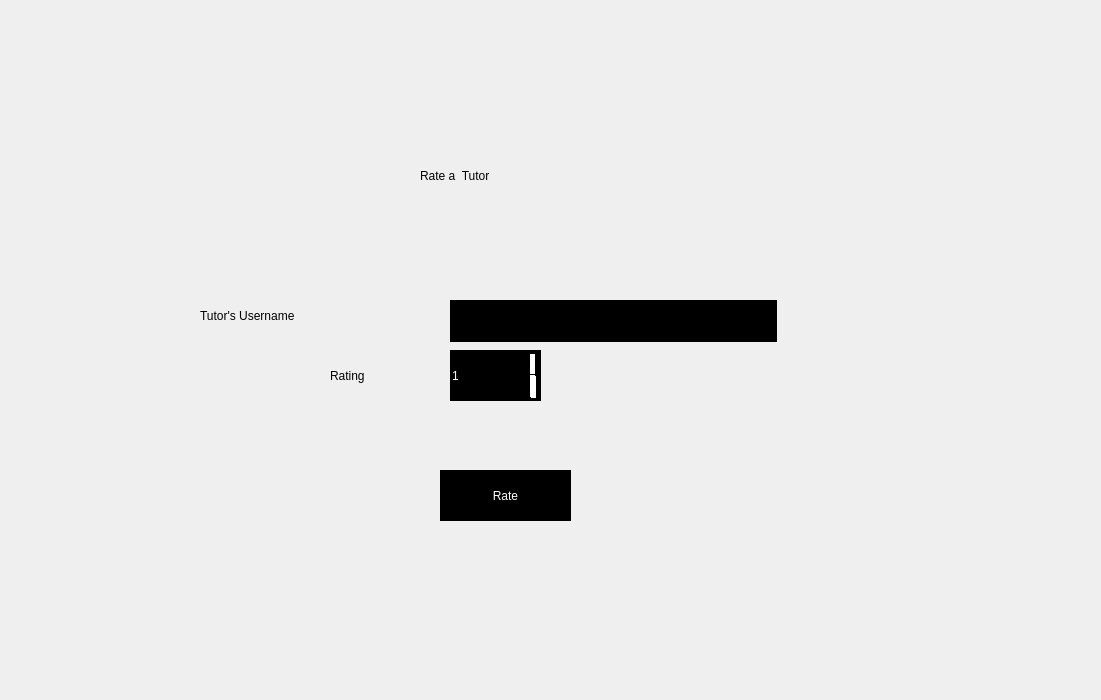
<?xml version="1.0" encoding="UTF-8"?>
<ui version="4.0">
 <class>trating</class>
 <widget class="QDialog" name="trating">
  <property name="geometry">
   <rect>
    <x>0</x>
    <y>0</y>
    <width>1101</width>
    <height>700</height>
   </rect>
  </property>
  <property name="windowTitle">
   <string>Rate</string>
  </property>
  <property name="styleSheet">
   <string notr="true">*{background-image: url(:/img/img/inside.jpg);}
QMessageBox{
    font: 87 10pt &quot;Segoe UI Black&quot;;
}
QPushButton:pressed{
	background-color: rgb(255, 212, 39);
   border-radius:6px;
}
QSpinBox{
	
	alternate-background-color: rgb(85, 255, 0);
}</string>
  </property>
  <widget class="QPushButton" name="pushButton">
   <property name="geometry">
    <rect>
     <x>440</x>
     <y>470</y>
     <width>131</width>
     <height>51</height>
    </rect>
   </property>
   <property name="styleSheet">
    <string notr="true">QPushButton
{
background:black;
color:white;
font: 87 13pt &quot;Segoe UI Black&quot;;
border:black;
}
QPushButton:pressed{
	
	background-color: rgb(182, 11, 42);
   border-radius:6px;
}
QPushButton:hover{
	
	background-color: grey;
   border-radius:6px;
}</string>
   </property>
   <property name="text">
    <string>Rate</string>
   </property>
  </widget>
  <widget class="QLabel" name="label_pic">
   <property name="geometry">
    <rect>
     <x>420</x>
     <y>0</y>
     <width>201</width>
     <height>141</height>
    </rect>
   </property>
   <property name="text">
    <string/>
   </property>
   <property name="pixmap">
    <pixmap resource="resources.qrc">:/img/img/icon.png</pixmap>
   </property>
  </widget>
  <widget class="QPushButton" name="pushButton_2">
   <property name="geometry">
    <rect>
     <x>1010</x>
     <y>0</y>
     <width>91</width>
     <height>61</height>
    </rect>
   </property>
   <property name="styleSheet">
    <string notr="true">*{image: url(:/img/img/backbutoonyblack.jpg);
border:white}
QPushButton:pressed{
	
	background-color: rgb(182, 11, 42);
   border-radius:6px;
}</string>
   </property>
   <property name="text">
    <string/>
   </property>
  </widget>
  <widget class="QLineEdit" name="lineEdit_2">
   <property name="geometry">
    <rect>
     <x>450</x>
     <y>300</y>
     <width>327</width>
     <height>42</height>
    </rect>
   </property>
   <property name="styleSheet">
    <string notr="true">*{
background:black;
color:white;
font: 87 15pt &quot;Segoe UI Black&quot;;
border:black;
}</string>
   </property>
  </widget>
  <widget class="QLabel" name="label">
   <property name="geometry">
    <rect>
     <x>200</x>
     <y>290</y>
     <width>241</width>
     <height>51</height>
    </rect>
   </property>
   <property name="styleSheet">
    <string notr="true">font: 87 13pt &quot;Segoe UI Black&quot;;</string>
   </property>
   <property name="text">
    <string>Tutor's Username</string>
   </property>
  </widget>
  <widget class="QSpinBox" name="spinBox">
   <property name="geometry">
    <rect>
     <x>450</x>
     <y>350</y>
     <width>91</width>
     <height>51</height>
    </rect>
   </property>
   <property name="styleSheet">
    <string notr="true">*{
	
	image: url(:/img/img/star - logo.png);
background:black;
color:white;
font: 87 22pt &quot;Segoe UI Black&quot;;
border:black;
}
QSpinBox::up-arrow{background:white;
}
QSpinBox::up-arrow::hover{background:rgb(255, 170, 0);
}
QSpinBox::down-arrow{background:white;}
QSpinBox::down-arrow::hover{background:rgb(255, 170, 0);
}</string>
   </property>
   <property name="minimum">
    <number>1</number>
   </property>
   <property name="maximum">
    <number>5</number>
   </property>
  </widget>
  <widget class="QLabel" name="label_2">
   <property name="geometry">
    <rect>
     <x>330</x>
     <y>350</y>
     <width>91</width>
     <height>51</height>
    </rect>
   </property>
   <property name="styleSheet">
    <string notr="true">font: 87 13pt &quot;Segoe UI Black&quot;;</string>
   </property>
   <property name="text">
    <string>Rating</string>
   </property>
  </widget>
  <widget class="QLabel" name="label_3">
   <property name="geometry">
    <rect>
     <x>420</x>
     <y>150</y>
     <width>251</width>
     <height>51</height>
    </rect>
   </property>
   <property name="styleSheet">
    <string notr="true">font: 87 18pt &quot;Segoe UI Black&quot;;</string>
   </property>
   <property name="text">
    <string>Rate a  Tutor</string>
   </property>
  </widget>
 </widget>
 <resources>
  <include location="resources.qrc"/>
 </resources>
 <connections/>
</ui>
